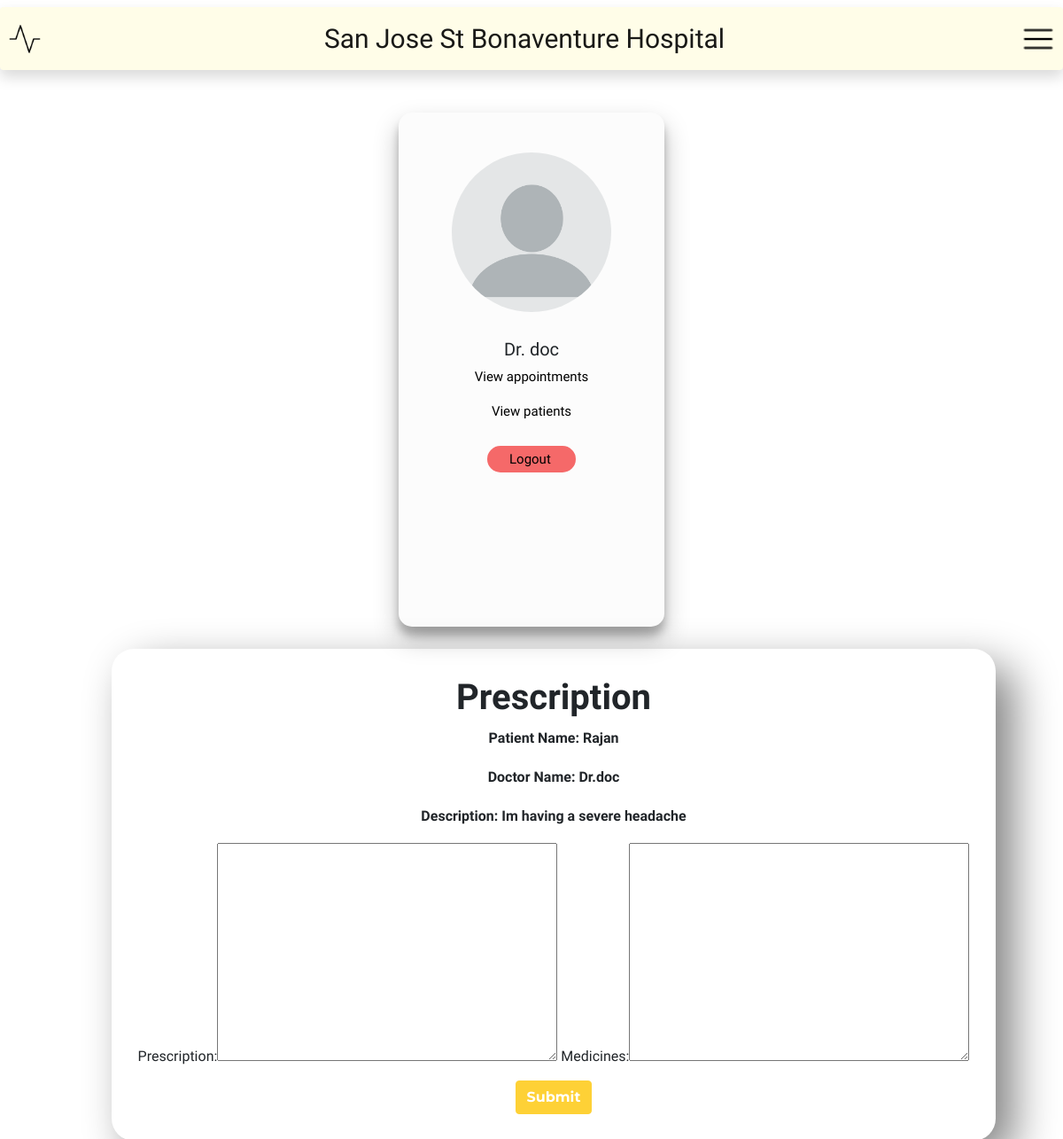
Page /doctor/prescribe/3 (signed in) on the committed database.
### patient/models.py (models this page shows, shortened)
class Appointment(models.Model):
    patient_id = models.PositiveIntegerField(null=True)
    patient_name = models.CharField(max_length=40, null=True)
    doctor_id = models.PositiveIntegerField(null=True)
    doctor_name = models.CharField(max_length=40, null=True)
    appointment_date = models.DateField(default=datetime.date.today)
    appointment_time = models.TimeField(null=True)
    description = models.TextField(max_length=500)
    status = models.BooleanField(default=False)

### doctor/views.py (the view, shortened to what this page needs)
# urls.py: path('prescribe/<int:pk>', prescribe, name='prescribe')
@login_required(login_url='doctor-login')
@user_passes_test(is_doctor, login_url='doctor-login')
def prescribe(request, pk):
    appointment = Appointment.objects.get(pk=pk)
    prescription_form = PrescriptionForm()
    view_context = {
        'appointment': appointment,
        'prescription_form': prescription_form
    }
    return render(request, 'doctor/prescribe.html', context=view_context)

### doctor/forms.py
class PrescriptionForm(forms.ModelForm):
    class Meta:
        model = Prescription
        fields = ['prescription', 'medicines']

### doctor/views.py (called while the page is built)
def is_doctor(user):
    return user.groups.filter(name='DOCTOR').exists()

### doctor/templates/doctor/prescribe.html
{% extends "hospital_management/layout.html" %}
{% load static %}
{% load widget_tweaks %}
{% block links %}
<link
  rel="stylesheet"
  type="text/css"
  href="{% static '/doctor/css/prescribe.css' %}"
/>
<link
  rel="stylesheet"
  type="text/css"
  href="{% static 'doctor/css/dashboard.css' %}"
/>
<link
  rel="stylesheet"
  href="https://cdnjs.cloudflare.com/ajax/libs/font-awesome/4.7.0/css/font-awesome.min.css"
/>
{% endblock links %}
{% block body %}
<div class="container">
  <div class="user">
    <img class="img" src="{% static 'doctor/Images/sample.png' %}" />
    <h2 class="name" style="font-family: Product Sans">Dr.
      {{appointment.doctor_name}}
    </h2>
    <a class="button" href="/doctor/view-appointments/">View appointments</a>
    <a class="button" href="/doctor/view-patients/">View patients</a>
    <button onclick="location.href = '/logout' " class="logout">Logout</button>
  </div>
  <div
    class="
      d-sm-flex d-md-flex d-lg-flex d-xl-flex d-xxl-flex
      justify-content-sm-center
      align-items-sm-center
      justify-content-md-center
      align-items-md-center
      justify-content-lg-center
      align-items-lg-center
      justify-content-xl-center
      align-items-xl-center align-items-xxl-center
    "
  >
    <div
      class="form-container"
      style="
        border-radius: 25px;
        padding: 30px;
        box-shadow: 20px 20px 50px grey;
        margin-left: 50px;
      "
    >
      <h1 class="text-center"><strong>Prescription</strong></h1>
      <p class="text-center">
        <strong>Patient Name: {{ appointment.patient_name }}</strong>
      </p>
      <p class="text-center">
        <strong>Doctor Name: Dr.{{appointment.doctor_name }}</strong>
      </p>
      <p class="text-center">
        <strong>Description: {{appointment.description }}</strong>
      </p>
      <form
        class="text-center"
        style="border-radius: 25px"
        method="POST"
        enctype="multipart/form-data"
      >
        {% csrf_token %} {{prescription_form}}
        <div style="margin-top: 15px">
          <button class="btn btn-primary" type="submit">Submit</button>
        </div>
      </form>
    </div>
  </div>
</div>
{% endblock body %}

### doctor/static/doctor/css/dashboard.css (style rules this page uses)
.container { display: flex; flex-direction: row; }
.user { display: flex; flex-direction: column; width: 300px; height: 580px; padding: 15px; align-items: center; border-radius: 15px; background-color: rgb(252, 252, 252); box-shadow: 0 14px 28px rgba(0,0,0,0.25), 0 10px 10px rgba(0,0,0,0.22); }
.name { font-size: 20px; font-weight: normal; margin-bottom: 0; }
.img { width: 180px; margin: 30px; border-radius: 90px; }
.button { margin-top: 10px; margin: 8px; cursor: pointer; background-color: transparent; font-size: 15px; border: 0; color: black; text-decoration: none; }
.logout { display:flex; flex-direction: row; align-items: center; margin-top: 50px; margin: 20px; padding: 5px; border-radius: 15px; background-color: rgb(245, 105, 105); border: white; width: 100px; height: 30px; padding-left:25px; color: black; text-decoration: none; font-size: 15px; cursor: pointer; transition: transform 0.2s; }
@media (max-width: 1200px) { .container { flex-direction: column; justify-content: center; align-items: center; } }
@media (max-width: 1200px) { .user { margin-bottom: 25px; } }

### rows in the picture
Appointment: doctor_name "doc", patient_name "Rajan", description "Im having a severe headache"
